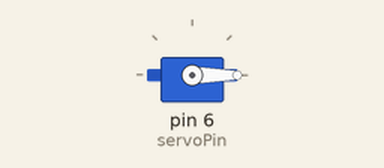
Simulated run of this sketch. Board: Arduino Uno, built with avr-gcc and run on an emulated ATmega328P. On the bench: servo.

Above: at 0.1 s.
Timing chart, 0 to 1.6 s (numbered marks = the images above):
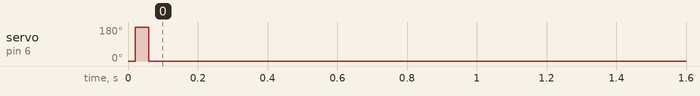

The sketch:

servoMotor.ino
```cpp
#include <Servo.h>

Servo servoMotor;
int servoPin = 6; // PWM

void setup() {
  // put your setup code here, to run once:
  servoMotor.attach(servoPin);
}

void loop() {
  // put your main code here, to run repeatedly:
  servoMotor.write(180);
  servoMotor.write(0);
}
```

Measured:
- by itself, servo on pin 6 (servoPin): 0° → 180° at 0.02 s, → 0° 0.04 s later
